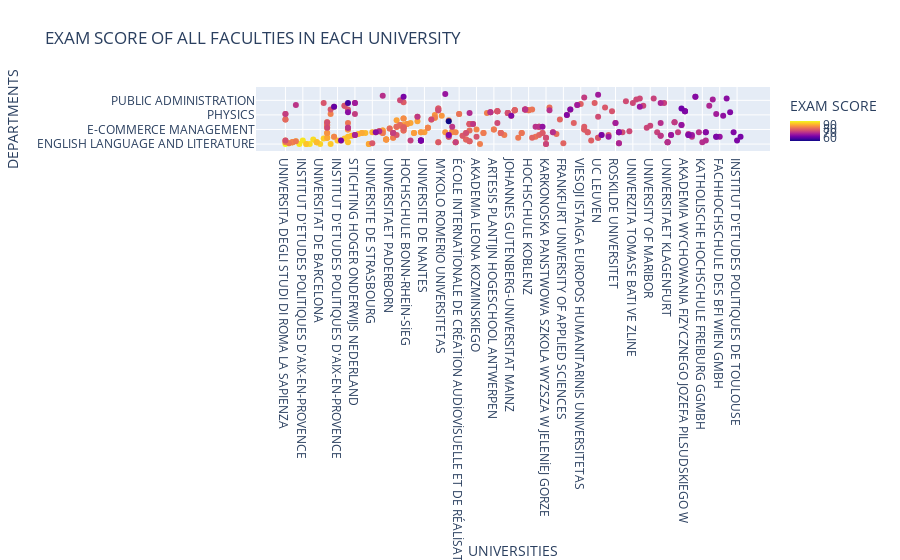

Notebook code for this chart:
### Markdown cell above
### As Shown in the plot This graphic clearly shows a comprehensive view of the Number of Universities in each country. The use of markers, lines, and text annotations helps in clearly identifying each data point, making it easier to compare the number of universities across countries.

### Code cell
fig = px.scatter(df_analyst, x="UNIVERSITIES", y="DEPARTMENTS",
                 color="EXAM SCORE",
                 hover_data=['COUNTRIES', 'FACULTIES'],
                 title= "EXAM SCORE OF ALL FACULTIES IN EACH UNIVERSITY")

fig.show()

### Figure 1 — Plotly figure (JSON) as saved in the notebook; plotly's stock layout.template omitted (floating-point values rounded to 4 significant figures; data arrays with more than 128 entries replaced by an {"elided": "..."} marker saying what was removed)
{"data": [{"customdata": {"elided": "339x2 str values"}, "hovertemplate": "UNIVERSITIES=%{x}<br>DEPARTMENTS=%{y}<br>COUNTRIES=%{customdata[0]}<br>FACULTIES=%{customdata[1]}<br>EXAM SCORE=%{marker.color}<extra></extra>", "legendgroup": "", "marker": {"color": {"elided": "339 float values"}, "coloraxis": "coloraxis", "symbol": "circle"}, "mode": "markers", "name": "", "orientation": "v", "showlegend": false, "type": "scatter", "x": {"elided": "339 str values"}, "xaxis": "x", "y": {"elided": "339 str values"}, "yaxis": "y"}], "layout": {"autosize": true, "coloraxis": {"colorbar": {"title": {"text": "EXAM SCORE"}}, "colorscale": [[0, "#0d0887"], [0.1111, "#46039f"], [0.2222, "#7201a8"], [0.3333, "#9c179e"], [0.4444, "#bd3786"], [0.5556, "#d8576b"], [0.6667, "#ed7953"], [0.7778, "#fb9f3a"], [0.8889, "#fdca26"], [1, "#f0f921"]]}, "legend": {"tracegroupgap": 0}, "title": {"text": "EXAM SCORE OF ALL FACULTIES IN EACH UNIVERSITY"}, "xaxis": {"anchor": "y", "autorange": true, "domain": [0, 1], "range": [-8.169, 139.2], "title": {"text": "UNIVERSITIES"}, "type": "category"}, "yaxis": {"anchor": "x", "autorange": true, "domain": [0, 1], "range": [-7.63, 62.63], "title": {"text": "DEPARTMENTS"}, "type": "category"}}}
